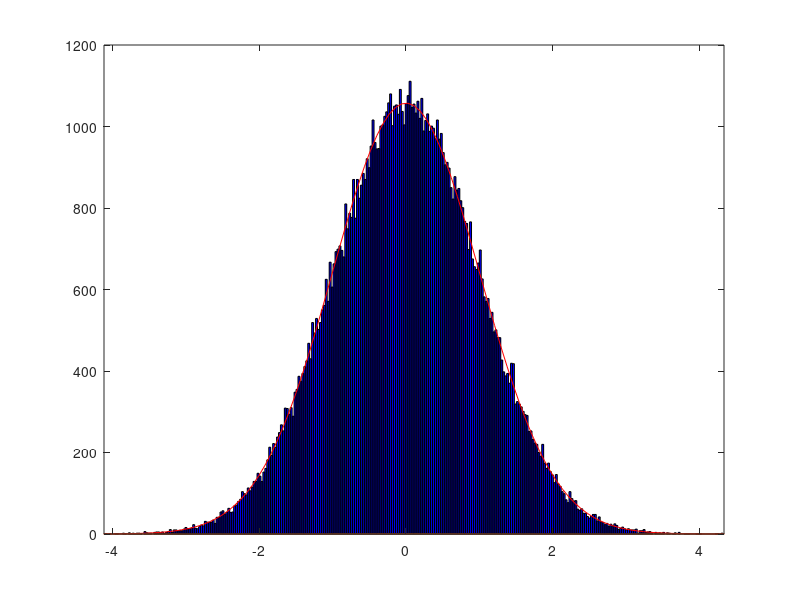

The MATLAB script that drew this image:
clearvars
close all


N = 100000;                                 % number of samples

x = [-5:0.1:5];

%samples = rand(1,N);
samples = randn(1,N);

my = mean(samples)
ssq= var(samples);

gaussian = (1/sqrt(2*pi*ssq))*exp(-((x-my).^2)/(2*ssq));

figure()
%histogram(samples, 25,'Normalization','probability')
histfit(samples)
%pd = fitdist(samples','Normal')
hold on
plot(x,gaussian)